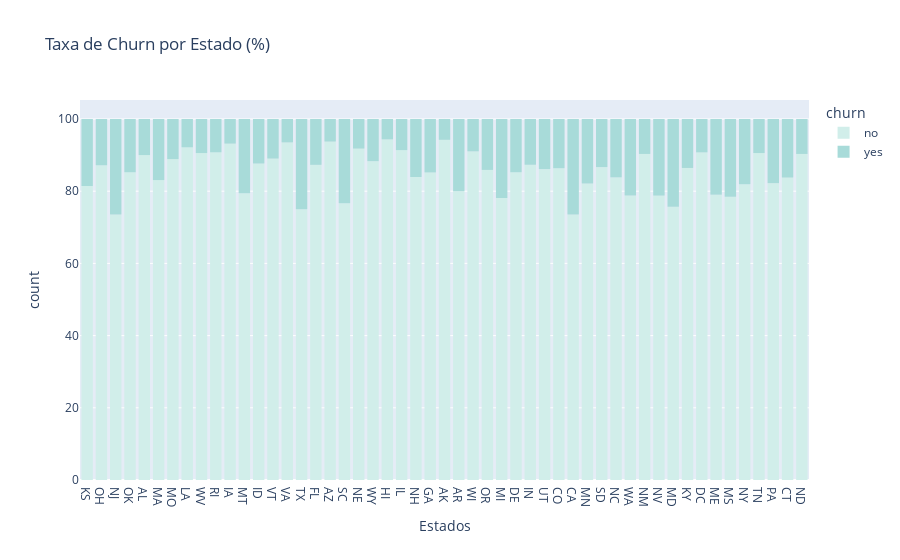

Notebook cell for this chart:
### Markdown cell above
#### **3.1.1.3 Análise das variáveis categóricas em relação à variável TARGET**

### Code cell
# Plot da proporção de Churn por Estado.

c1 = px.histogram(
    dados_treino_original,
    x="state",
    color="churn",
    barnorm="percent",
    title="Taxa de Churn por Estado (%)",
    labels={"index": "Proporção", "state": "Estados"},
    color_discrete_sequence=px.colors.sequential.Teal,
)
go.Figure(c1)

### Figure 1 — Plotly figure (JSON) as saved in the notebook; plotly's stock layout.template omitted (floating-point values rounded to 4 significant figures; data arrays with more than 128 entries replaced by an {"elided": "..."} marker saying what was removed)
{"data": [{"alignmentgroup": "True", "bingroup": "x", "hovertemplate": "churn=no<br>Estados=%{x}<br>count=%{y}<extra></extra>", "legendgroup": "no", "marker": {"color": "rgb(209, 238, 234)"}, "name": "no", "offsetgroup": "no", "orientation": "v", "showlegend": true, "type": "histogram", "x": {"elided": "2850 str values"}, "xaxis": "x", "yaxis": "y"}, {"alignmentgroup": "True", "bingroup": "x", "hovertemplate": "churn=yes<br>Estados=%{x}<br>count=%{y}<extra></extra>", "legendgroup": "yes", "marker": {"color": "rgb(168, 219, 217)"}, "name": "yes", "offsetgroup": "yes", "orientation": "v", "showlegend": true, "type": "histogram", "x": {"elided": "483 str values"}, "xaxis": "x", "yaxis": "y"}], "layout": {"autosize": true, "barmode": "relative", "barnorm": "percent", "legend": {"title": {"text": "churn"}, "tracegroupgap": 0}, "title": {"text": "Taxa de Churn por Estado (%)"}, "xaxis": {"anchor": "y", "autorange": true, "domain": [0, 1], "range": [-0.5, 50.5], "title": {"text": "Estados"}, "type": "category"}, "yaxis": {"anchor": "x", "autorange": true, "domain": [0, 1], "range": [0, 105.3], "title": {"text": "count"}}}}
